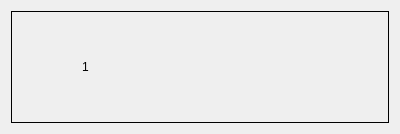
<?xml version="1.0" encoding="UTF-8"?>
<ui version="4.0">
 <class>ImageListRowUi</class>
 <widget class="QWidget" name="ImageListRowUi">
  <property name="geometry">
   <rect>
    <x>0</x>
    <y>0</y>
    <width>400</width>
    <height>134</height>
   </rect>
  </property>
  <property name="sizePolicy">
   <sizepolicy hsizetype="Expanding" vsizetype="Minimum">
    <horstretch>0</horstretch>
    <verstretch>0</verstretch>
   </sizepolicy>
  </property>
  <property name="windowTitle">
   <string>ImageListRow</string>
  </property>
  <layout class="QGridLayout" name="gridLayout">
   <item row="0" column="0">
    <widget class="QFrame" name="m_RowFrame">
     <property name="frameShape">
      <enum>QFrame::Box</enum>
     </property>
     <property name="frameShadow">
      <enum>QFrame::Plain</enum>
     </property>
     <layout class="QHBoxLayout" name="horizontalLayout">
      <item>
       <widget class="ThumbnailViewWidget" name="m_ThumbWidget" native="true"/>
      </item>
      <item>
       <widget class="QLabel" name="m_RowLabel">
        <property name="sizePolicy">
         <sizepolicy hsizetype="Minimum" vsizetype="Minimum">
          <horstretch>0</horstretch>
          <verstretch>0</verstretch>
         </sizepolicy>
        </property>
        <property name="text">
         <string>1</string>
        </property>
       </widget>
      </item>
      <item>
       <widget class="ThumbnailViewWidget" name="widget" native="true"/>
      </item>
      <item>
       <widget class="ThumbnailViewWidget" name="widget_2" native="true"/>
      </item>
      <item>
       <widget class="ThumbnailViewWidget" name="widget_3" native="true"/>
      </item>
      <item>
       <widget class="ThumbnailViewWidget" name="widget_4" native="true"/>
      </item>
     </layout>
    </widget>
   </item>
  </layout>
 </widget>
 <customwidgets>
  <customwidget>
   <class>ThumbnailViewWidget</class>
   <extends>QWidget</extends>
   <header>ThumbnailViewWidget.h</header>
   <container>1</container>
  </customwidget>
 </customwidgets>
 <resources/>
 <connections/>
</ui>
